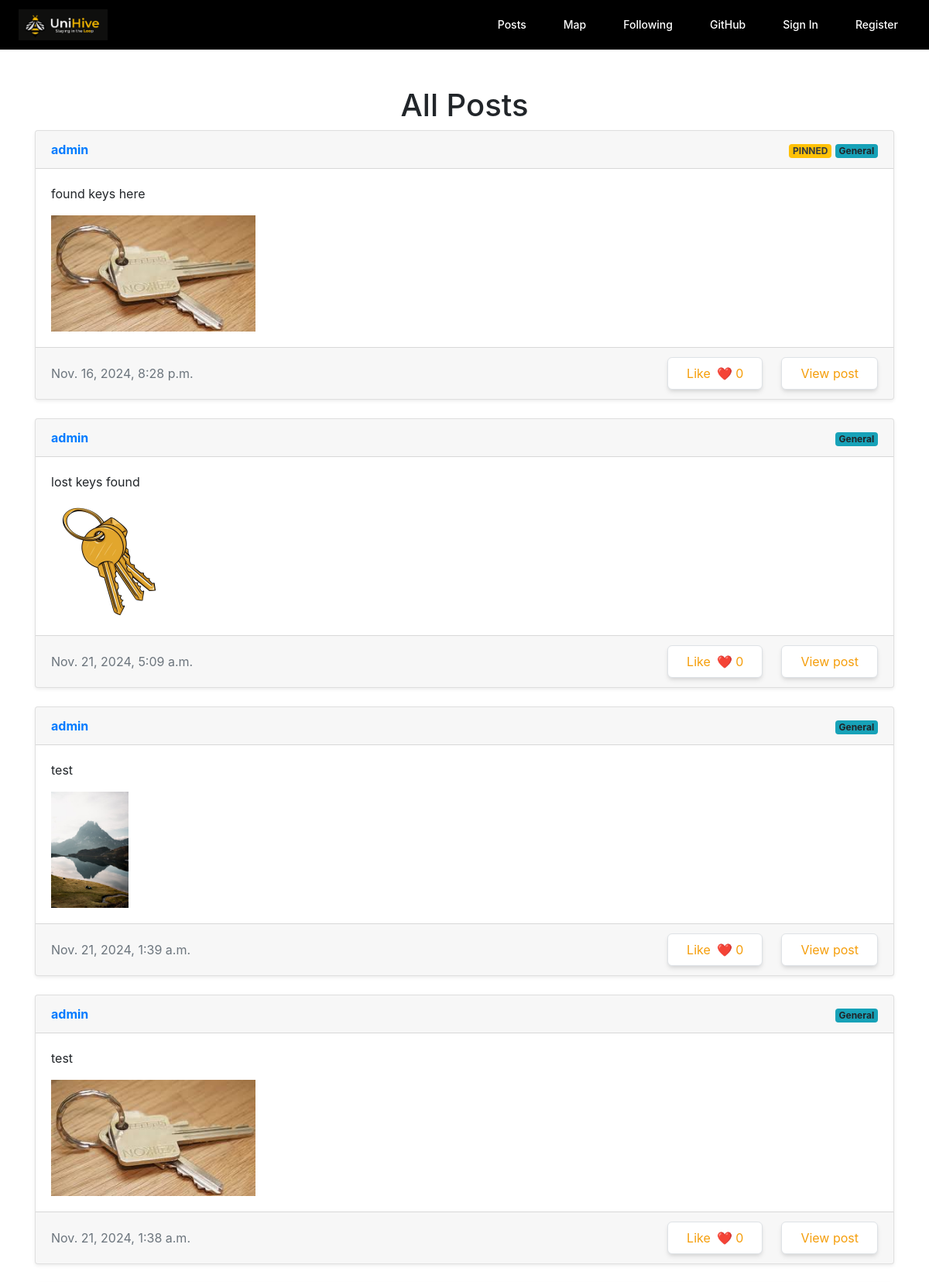
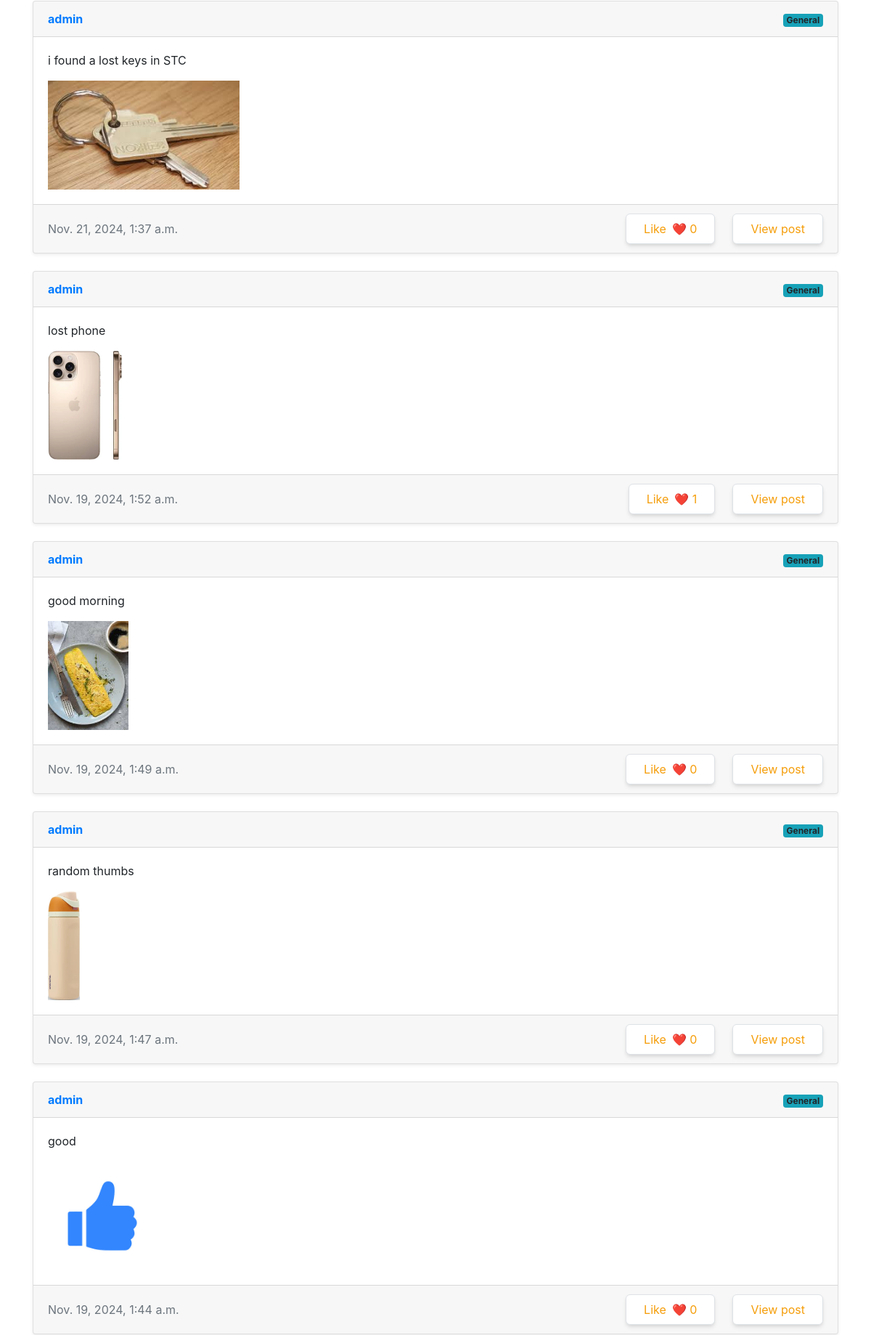
The page /posts (upper part) on the database its author committed (2 pictures, top to bottom).
### network/models.py (models this page shows)
class Post(models.Model):
    poster = models.ForeignKey(User, on_delete=models.CASCADE)
    content = models.TextField()
    time = models.DateTimeField(auto_now_add=True)
    likes = models.ManyToManyField(User, blank=True, related_name="liked")
    found = models.BooleanField(default=False)
    picture = models.ImageField(upload_to=post_picture_path, blank=True, null=True)
    latitude = models.FloatField(default=43.4722893)
    longitude = models.FloatField(default=-80.5474325)
    pinned = models.BooleanField(default=False)

class User(AbstractUser):
    pass

### network/views.py (the view)
# urls.py: path('posts',views.posts, name='posts')
def posts(request):
    post_list = Post.objects.all().order_by('-pinned', '-time')
    new_type = []
    for post in post_list:
        is_liked = post.likes.filter(id=request.user.id).exists()
        new_type.append({"post": post, "is_liked": is_liked})
    paginator = Paginator(new_type, 10)
    page_number = request.GET.get('page')
    page_obj = paginator.get_page(page_number)
    return render(request, 'network/posts.html', {'page_obj': page_obj})

### network/templates/network/posts.html (shortened to what this page needs)
{% extends "network/layout.html" %}
{% load static %}
{% block body %}
<div class="container mt-5">
    <h1 class="text-center">All Posts</h1>
    {% for type in page_obj %}
    <div class="card mb-4 shadow-sm">
        <div class="card-header d-flex justify-content-between align-items-center">
            <div>
                <a href="{% url 'view_profile' type.post.poster.username %}">
                    <b>{{ type.post.poster.username }}</b>
                </a>
            </div>
            <div>
                {% if type.post.pinned %}
                    <span class="badge bg-warning text-dark">PINNED</span>
                {% endif %}
                <span class="badge bg-info">{{ type.post.category|default:"General" }}</span>
            </div>
        </div>
        <div class="card-body">
            <p class="card-text">{{ type.post.content }}</p>
            <div class="container" style="height: 150px; overflow: hidden; padding: 0;">
                {% if type.post.picture %}
                    <img src="{{ type.post.picture.url }}" alt="Post Image" style="max-width: 100%; max-height: 100%;">
                {% endif %}
            </div>
        </div>
        <div class="card-footer d-flex justify-content-between align-items-center">
            <div>
                <span class="text-muted">{{ type.post.time }}</span>
            </div>
                <div class="flex items-center space-x-6">
                    {% if type.is_liked %}
                        <div class="flex items-center space-x-4">
                            <a href="#"
                            class="unlike-button bg-yellow-500 text-white px-6 py-2 rounded-md shadow-md hover:bg-yellow-600 transition duration-200 flex items-center"
                            data-id="{{ type.post.id }}">
                                Unlike
                                <span class="ml-2 likes-count" data-id="{{ type.post.id }}">❤️ {{ type.post.likes.count }}</span>
                            </a>
                            <a href="#"
                            class="like-button bg-white text-yellow-500 border border-yellow-500 px-6 py-2 rounded-md shadow-md hover:bg-gray-100 transition duration-200 hidden flex items-center"
                            data-id="{{ type.post.id }}">
                                Like
                                <span class="ml-2 likes-count" data-id="{{ type.post.id }}">❤️ {{ type.post.likes.count }}</span>
                            </a>
                        </div>
                    {% else %}
                        <div class="flex items-center space-x-4">
                            <a href="#"
                            class="like-button bg-white text-yellow-500 border border-yellow-500 px-6 py-2 rounded-md shadow-md hover:bg-gray-100 transition duration-200 flex items-center"
                            data-id="{{ type.post.id }}">
                                Like
                                <span class="ml-2 likes-count" data-id="{{ type.post.id }}">❤️ {{ type.post.likes.count }}</span>
                            </a>
                        </div>
                    {% endif %}
                    <a href="{% url 'postpage' type.post.id %}" class="bg-white text-yellow-500 border border-yellow-500 px-6 py-2 rounded-md shadow-md hover:bg-gray-100 transition duration-200 flex items-center">View post</a>
                </div>
        </div>
    </div>
    {% empty %}
    <p class="text-center">No posts available.</p>
    {% endfor %}
</div>
{% endblock %}

### rows shown on the page
Post: post.poster.username "admin", pinned "PINNED", post.category "General", post.content "found keys here", post.picture (picture), post.time "Nov. 16, 2024, 8:28 p.m.", post.likes.count "0"
Post: post.poster.username "admin", post.category "General", post.content "lost keys found", post.picture (picture), post.time "Nov. 21, 2024, 5:09 a.m.", post.likes.count "0"
Post: post.poster.username "admin", post.category "General", post.content "test", post.picture (picture), post.time "Nov. 21, 2024, 1:39 a.m.", post.likes.count "0"
Post: post.poster.username "admin", post.category "General", post.content "test", post.picture (picture), post.time "Nov. 21, 2024, 1:38 a.m.", post.likes.count "0"
Post: post.poster.username "admin", post.category "General", post.content "i found a lost keys in STC", post.picture (picture), post.time "Nov. 21, 2024, 1:37 a.m.", post.likes.count "0"
Post: post.poster.username "admin", post.category "General", post.content "lost phone", post.picture (picture), post.time "Nov. 19, 2024, 1:52 a.m.", post.likes.count "1"
Post: post.poster.username "admin", post.category "General", post.content "good morning", post.picture (placeholder picture), post.time "Nov. 19, 2024, 1:49 a.m.", post.likes.count "0"
Post: post.poster.username "admin", post.category "General", post.content "random thumbs", post.picture (placeholder picture), post.time "Nov. 19, 2024, 1:47 a.m.", post.likes.count "0"
Post: post.poster.username "admin", post.category "General", post.content "good", post.picture (picture), post.time "Nov. 19, 2024, 1:44 a.m.", post.likes.count "0"
